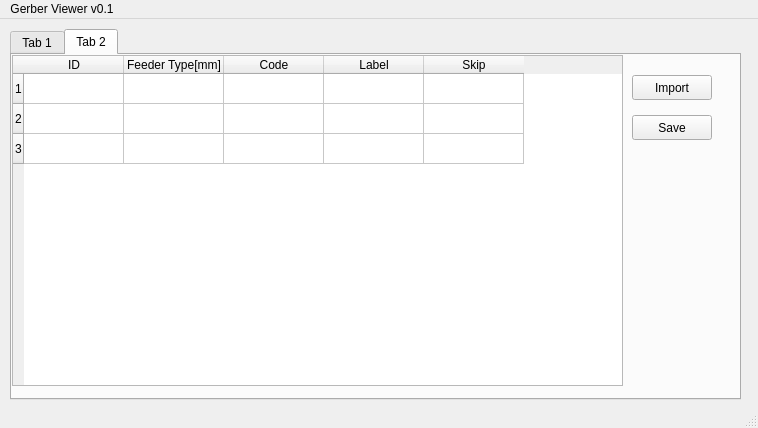
<?xml version="1.0" encoding="UTF-8"?>
<ui version="4.0">
 <class>MainWindow</class>
 <widget class="QMainWindow" name="MainWindow">
  <property name="geometry">
   <rect>
    <x>0</x>
    <y>0</y>
    <width>758</width>
    <height>428</height>
   </rect>
  </property>
  <property name="windowTitle">
   <string>MainWindow</string>
  </property>
  <widget class="QWidget" name="centralwidget">
   <widget class="QTabWidget" name="tabsWidget">
    <property name="geometry">
     <rect>
      <x>10</x>
      <y>10</y>
      <width>731</width>
      <height>371</height>
     </rect>
    </property>
    <property name="currentIndex">
     <number>1</number>
    </property>
    <widget class="QWidget" name="tab_1">
     <attribute name="title">
      <string>Tab 1</string>
     </attribute>
     <widget class="QWidget" name="horizontalLayoutWidget">
      <property name="geometry">
       <rect>
        <x>10</x>
        <y>10</y>
        <width>511</width>
        <height>321</height>
       </rect>
      </property>
      <layout class="QHBoxLayout" name="horizontalLayout_3">
       <item>
        <widget class="QScrollArea" name="scrollArea">
         <property name="widgetResizable">
          <bool>true</bool>
         </property>
         <widget class="QWidget" name="scrollAreaWidgetContents_3">
          <property name="geometry">
           <rect>
            <x>0</x>
            <y>0</y>
            <width>507</width>
            <height>317</height>
           </rect>
          </property>
          <widget class="QGraphicsView" name="canvas">
           <property name="geometry">
            <rect>
             <x>0</x>
             <y>0</y>
             <width>511</width>
             <height>321</height>
            </rect>
           </property>
          </widget>
         </widget>
        </widget>
       </item>
      </layout>
     </widget>
     <widget class="QWidget" name="horizontalLayoutWidget_2">
      <property name="geometry">
       <rect>
        <x>529</x>
        <y>9</y>
        <width>191</width>
        <height>321</height>
       </rect>
      </property>
      <layout class="QHBoxLayout" name="horizontalLayout_4"/>
     </widget>
    </widget>
    <widget class="QWidget" name="tab_2">
     <attribute name="title">
      <string>Tab 2</string>
     </attribute>
     <widget class="QTableWidget" name="FeederTable">
      <property name="geometry">
       <rect>
        <x>0</x>
        <y>0</y>
        <width>611</width>
        <height>331</height>
       </rect>
      </property>
      <row/>
      <row/>
      <row/>
      <column>
       <property name="text">
        <string>ID</string>
       </property>
      </column>
      <column>
       <property name="text">
        <string>Feeder Type[mm]</string>
       </property>
      </column>
      <column>
       <property name="text">
        <string>Code</string>
       </property>
      </column>
      <column>
       <property name="text">
        <string>Label</string>
       </property>
      </column>
      <column>
       <property name="text">
        <string>Skip</string>
       </property>
      </column>
     </widget>
     <widget class="QPushButton" name="ImportButton">
      <property name="geometry">
       <rect>
        <x>620</x>
        <y>20</y>
        <width>80</width>
        <height>25</height>
       </rect>
      </property>
      <property name="text">
       <string>Import</string>
      </property>
     </widget>
     <widget class="QPushButton" name="pushButton">
      <property name="geometry">
       <rect>
        <x>620</x>
        <y>60</y>
        <width>80</width>
        <height>25</height>
       </rect>
      </property>
      <property name="text">
       <string>Save</string>
      </property>
     </widget>
    </widget>
   </widget>
  </widget>
  <widget class="QMenuBar" name="menubar">
   <property name="geometry">
    <rect>
     <x>0</x>
     <y>0</y>
     <width>758</width>
     <height>22</height>
    </rect>
   </property>
   <widget class="QMenu" name="menuGerber_Viewer_v0_1">
    <property name="title">
     <string>Gerber Viewer v0.1</string>
    </property>
   </widget>
   <addaction name="menuGerber_Viewer_v0_1"/>
  </widget>
  <widget class="QStatusBar" name="statusbar"/>
 </widget>
 <resources/>
 <connections/>
</ui>
